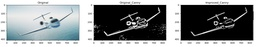
#> input picture Image/1-2.jpg, 256 x 47 px, shrunk from 1548 x 285 before the run
$ python -i processing.py   (imports and definitions only)
#> lines starting #> are read from the running program, lines starting #| are printed output that depends on the picture
#> further down, picture is the input picture: shape (47, 256, 3); mean B, G, R 137.6, 136.5, 133
from copy import copy
from pickletools import uint8
import cv2
import argparse
import random
import numpy as geek
import skimage.util.noise as noise
import numpy as np
import matplotlib.pyplot as plt
import math

#Resize
# [19 lines left out: function img_resize, not called in this run]

#RGB -> Gray
def RGB2GRAY(image):
    return cv2.cvtColor(image , cv2.COLOR_BGR2GRAY)

# RGB -> HSV
def RGB2HSV(image):
    return cv2.cvtColor(image, cv2.COLOR_BGR2HSV)


#Noise
#Salt and pepper Noise
# [31 lines left out: functions impulse_noise, gs_noise, not called in this run]

#Padding
def padding(image , kernel_size):

    padding_size = (kernel_size[0] // 2, kernel_size[1] // 2)
    height = image.shape[0]
    width = image.shape[1]
    output_h = height + padding_size[0] * 2
    output_w = width + padding_size[1] * 2
    output = np.zeros( (output_h , output_w), dtype="uint8")

    for i in range(height):
        for j in range(width):
            output[i + padding_size[0]][j + padding_size[1]] = image[i][j]

    return output

#Convolution
# [126 lines left out: functions conv, Laplacian_filter, sharpen_filter, unsharp_masking, box_filter, gs_filter, not called in this run]


#Median filter
def median_img_filter(image, kernel_size = (3, 3)):

#> called with kernel_size = (3, 3)
    def median_filter(image, kernel_size):
        height = image.shape[0]
        width = image.shape[1]
        output = np.zeros((height, width), dtype = "uint8")

        #Padding
        padding_image = padding(image , kernel_size)

        #Find Median
        for i in range(height):
            for j in range(width):
                temp = []
                temp.append( padding_image[ i:i+kernel_size[0], j:j+kernel_size[1] ] )
                #Median
                median = np.median(np.row_stack(temp).flatten())
                output[i][j] = median
        return output

    if len(image.shape) == 2:
        output = median_filter(image, kernel_size)
    else:
        image_r = image[:, :, 0]
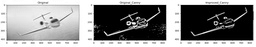
#> image_r: shape (47, 256); min 0, max 255, mean 137.6
        image_g = image[:, :, 1]
        image_b = image[:, :, 2]
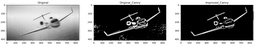
#> image_b: shape (47, 256); min 0, max 255, mean 133

        output_r = median_filter(image_r , kernel_size )
#> after the loop in padding, `for i in range(height):`:
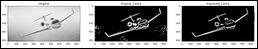
#> output: shape (49, 258); min 0, max 255, mean 131
#> after the loop in median_filter, `for i in range(height):`:
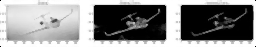
#> output: shape (47, 256); min 0, max 255, mean 137
        output_g = median_filter(image_g , kernel_size )
        output_b = median_filter(image_b , kernel_size )
#> call 3 of median_filter, with kernel_size = (3, 3)
#> call 3 of padding, with kernel_size = (3, 3)
#> after the loop in padding (call 3), `for i in range(height):`:
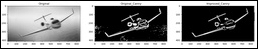
#> output: shape (49, 258); min 0, max 255, mean 126.6
#> after the loop in median_filter (call 3), `for i in range(height):`:
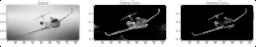
#> output: shape (47, 256); min 0, max 255, mean 132.3
        output = np.dstack((output_r, output_g, output_b))
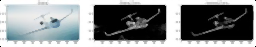
#> output: shape (47, 256, 3); mean of channels 0, 1, 2 137, 135.9, 132.3; drawn as B, G, R

    return output

#Max filter
# [214 lines left out: functions max_img_filter, min_img_filter, hist_equa_img, gamma_correction, RGB_gamma_correction, alpha_beta_correction and 2 more, not called in this run]

>>> import cv2
>>> picture = cv2.imread('Image/1-2.jpg')
>>> result = median_img_filter(picture)
